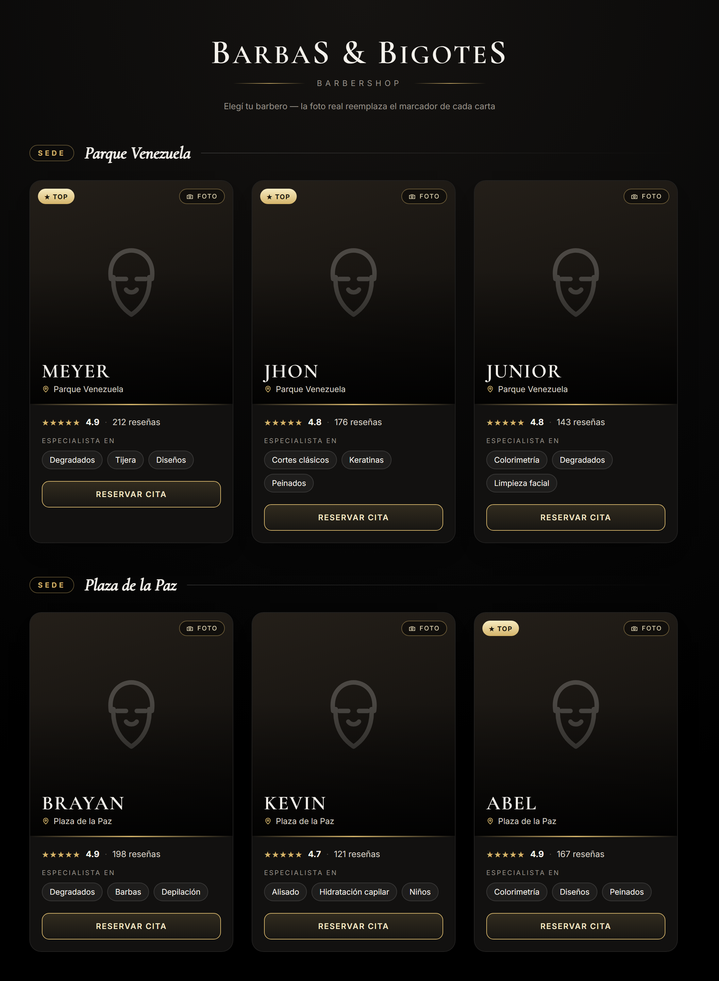
#> input picture concept/roster.png, 719 x 981 px, shrunk from 2200 x 3000 before the run
$ python remove_bg.py concept/roster.png concept/roster.png
#> lines starting #> are read from the running program, lines starting #| are printed output that depends on the picture
import sys
from PIL import Image

def remove_background(input_path, output_path, threshold=25):
#> called with input_path = 'concept/roster.png', output_path = 'concept/roster.png', threshold = 25
    try:
        img = Image.open(input_path).convert("RGBA")
        datas = img.getdata()

        newData = []
        for item in datas:
            # item is (R, G, B, A)
            # If the pixel is very dark (close to black), make it transparent
            if item[0] < threshold and item[1] < threshold and item[2] < threshold:
                newData.append((0, 0, 0, 0)) # fully transparent
            else:
                newData.append(item)
#> this loop made 705339 passes
#> item on passes 1 to 3: (11, 11, 10, 255), (12, 11, 11, 255), (11, 11, 10, 255)
#> after the loop, newData = 705339 items

        img.putdata(newData)
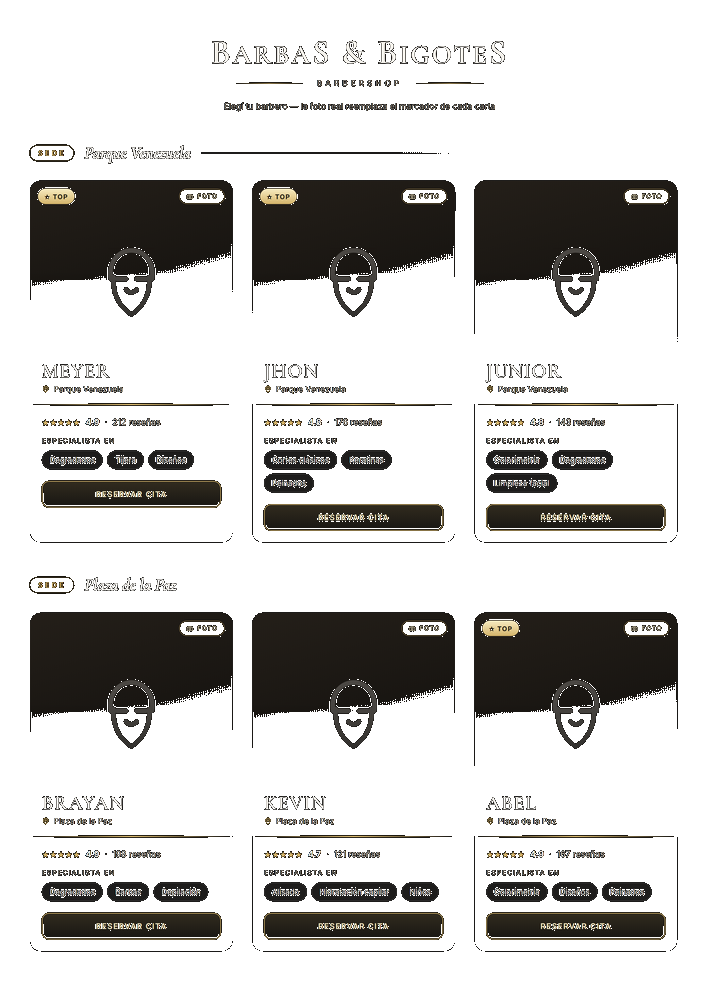
#> img: PIL image 719x981 RGBA; mean R, G, B, A 11.8, 10.7, 9, 65.1; transparent parts drawn white
        img.save(output_path, "PNG")
        print(f"Success! Saved transparent image to {output_path}")
    except Exception as e:
        print(f"Error: {e}")

if __name__ == "__main__":
    remove_background(sys.argv[1], sys.argv[2])
